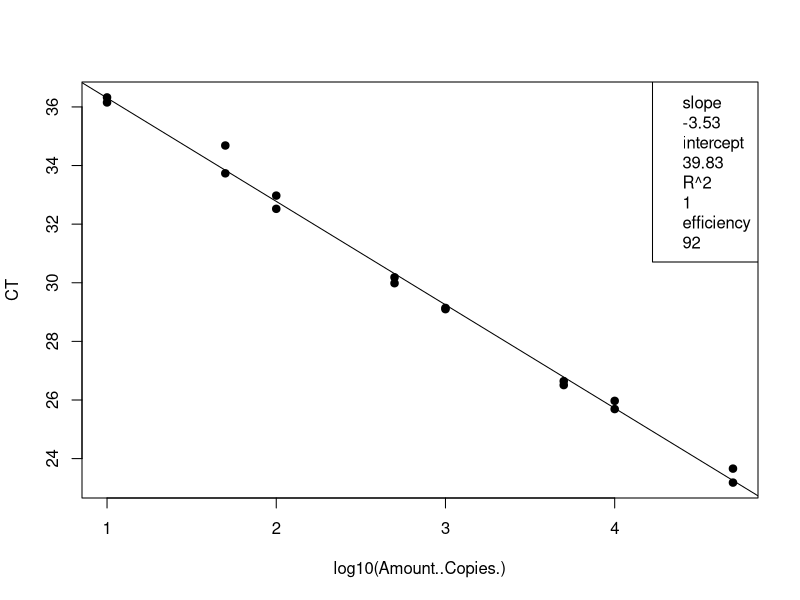
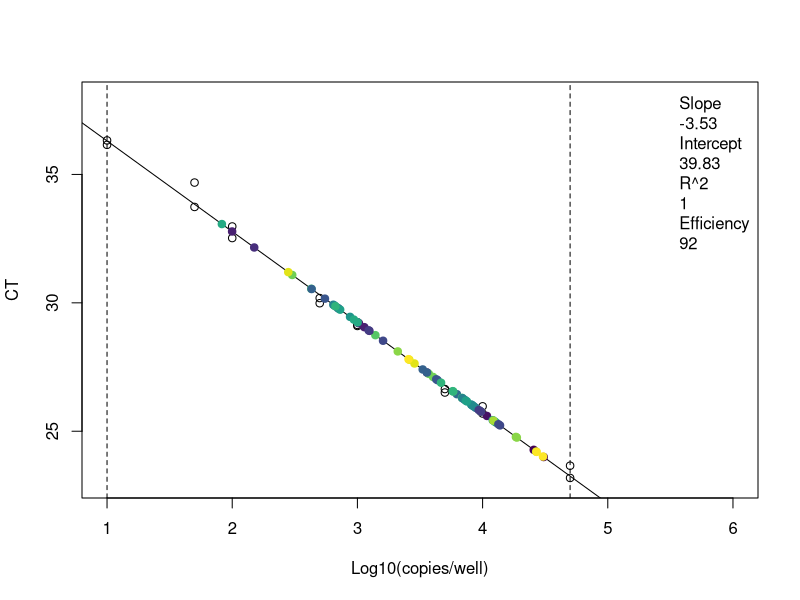
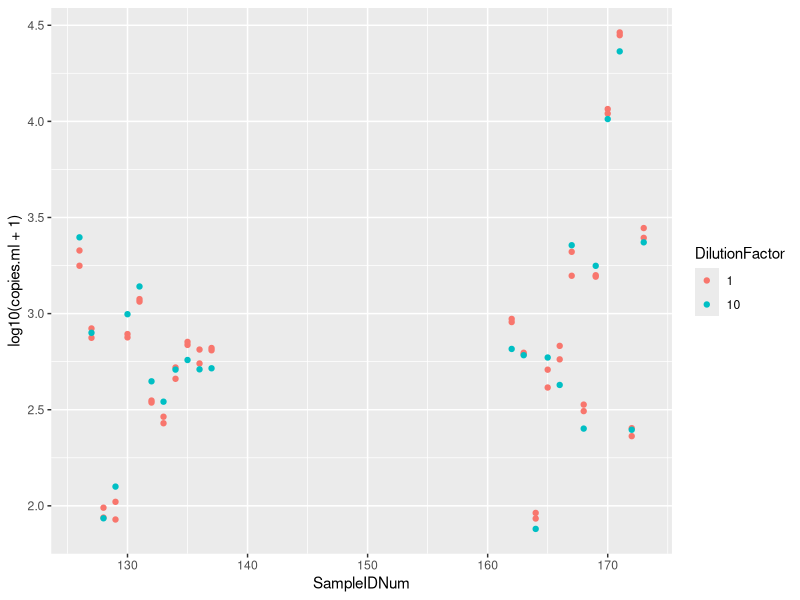

These figures' R source, in order:
## ---- chunk 1
knitr::opts_chunk$set(echo = TRUE)

## ---- chunk 2
# clear workspace
rm(list=ls())

# load the data (note data file must be in this repository)
data <- read.csv("Plate6_GenBac_qPCRConversion.csv")
## ---- chunk 3
# linear regression of standard curve
standards = subset(data, Name == "STANDARD")
standardCurve <- lm(CT ~ log10(Amount..Copies.), data = standards)

# save the line info
standard_slope = standardCurve$coefficients[2]
standard_intercept = standardCurve$coefficients[1]
R2 = summary(standardCurve)$r.squared
efficiency =  (10^(-1/standardCurve$coefficients[2])-1)*100

# plot standards and best fit line
standardCurvePlot <- plot(CT ~ log10(Amount..Copies.), data = standards, pch=19) 
abline(coef(standardCurve)) 
legend("topright", legend = c(paste= "slope", round(standard_slope, 2), paste= "intercept", round(standard_intercept, 2), paste= "R^2", round(R2, 2), paste = "efficiency", round(efficiency, 1)))
## ---- chunk 4
# data set of unknowns including info on standard curve
unknowns = subset(data, Name == "UNKNOWN")

# add new columns to the data table
unknowns$plate_num = 6 # note:change to the actual plate number
unknowns$standard_slope = standard_slope
unknowns$standard_intercept = standard_intercept
unknowns$R2 = R2
unknowns$efficiency = efficiency
  
# add a new column that interpolates copies/well from Ct for the unknowns
unknowns$log.copies.well = (unknowns$CT - standard_intercept)/standard_slope
unknowns$copies.well = 10^unknowns$log.copies.well

# copies/ul extract accounting for dilution factor
vol.well = 3 # note:change to qPCR template volume in ul
unknowns$vol.well = vol.well
unknowns$copies.ul = ((unknowns$copies.well/vol.well)*unknowns$DilutionFactor)

# copies/extraction
vol.elution = 110 #note:change to DNA extraction elution volume in ul
unknowns$vol.elution = vol.elution
unknowns$copies.extraction = (unknowns$copies.ul*vol.elution)

# copies/ml #Volume is volume of sample filtered in mL
unknowns$copies.ml = (unknowns$copies.extraction/unknowns$Volume)
## ---- chunk 5
# set up the color palette
library(viridis)
unknowns$SampleIDNum = as.factor(as.character(unknowns$SampleIDNum)) # change to factor for colors
Colors = viridis(n=nlevels(unknowns$SampleIDNum)) # set the color levels to call on later

# check the range and adjust the limits in plot
range(unknowns$CT, na.rm=T) # y limits
range(unknowns$log.copies.well, na.rm =T) # x limits

# plot the standard curve again
standardCurvePlot <- plot(CT ~ log10(Amount..Copies.), data = standards,
                          xlim = c(1,6), ylim = c(23,38),
                          xlab = "Log10(copies/well)",
                          ylab = "CT") 

# add boundaries and standard line
abline(v=log10(10), lty=2)
abline(v=log10(50000), lty=2)
abline(coef(standardCurve)) 

# add the sample data
standardCurvePlot <- points(CT ~ log.copies.well, data = unknowns, pch=19, 
                            col = Colors[unknowns$SampleIDNum])
legend("topright", inset = 0.002, box.lty=0, legend=c(paste= "Slope", round(standardCurve$coefficients[2], 2), 
                                                      paste= "Intercept", round(standardCurve$coefficients[1], 2), 
                                                      paste= "R^2", round(summary(standardCurve)$r.squared, 2),
                                                      paste = "Efficiency", round((10^(-1/standardCurve$coefficients[2])-1)*100, 1)))

## ---- chunk 6
# make a plot that compares the diluted to undiluted replicates for each sample including dilution factor
library("ggplot2")
unknowns$SampleIDNum <- as.numeric(as.character(unknowns$SampleIDNum)) # change to numeric
unknowns$DilutionFactor <- as.factor(as.character(unknowns$DilutionFactor)) # change to factor
qplot(SampleIDNum,log10(copies.ml+1), data=unknowns, col=DilutionFactor)
## ---- chunk 7
# write csv file
write.csv(unknowns, file = "Plate6_GenBac_ConvertedData.csv", row.names=FALSE, na="")

# average the replicates (if not strongly inhibited) and make a new file
library(dplyr)
data.average = unknowns %>% group_by(SampleIDNum) %>% summarise(copies.ml = mean(copies.ml, na.rm = T))
write.csv(data.average, file = "Plate6_GenBac_Averaged.csv", row.names=FALSE, na="")
